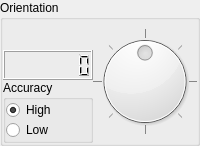
              <widget class="QGroupBox" name="groupBox_2">
               <property name="title">
                <string>Orientation</string>
               </property>
               <layout class="QHBoxLayout" name="horizontalLayout_2" stretch="0">
                <property name="spacing">
                 <number>0</number>
                </property>
                <property name="leftMargin">
                 <number>0</number>
                </property>
                <property name="topMargin">
                 <number>0</number>
                </property>
                <property name="rightMargin">
                 <number>0</number>
                </property>
                <property name="bottomMargin">
                 <number>0</number>
                </property>
                <item>
                 <layout class="QHBoxLayout" name="horizontalLayout">
                  <property name="spacing">
                   <number>0</number>
                  </property>
                  <item>
                   <layout class="QVBoxLayout" name="verticalLayout_8">
                    <property name="spacing">
                     <number>0</number>
                    </property>
                    <property name="bottomMargin">
                     <number>0</number>
                    </property>
                    <item>
                     <layout class="QHBoxLayout" name="horizontalLayout_5">
                      <property name="spacing">
                       <number>0</number>
                      </property>
                      <property name="leftMargin">
                       <number>0</number>
                      </property>
                      <item>
                       <widget class="QPushButton" name="edit_left_rot_button">
                        <property name="sizePolicy">
                         <sizepolicy hsizetype="Preferred" vsizetype="Fixed">
                          <horstretch>0</horstretch>
                          <verstretch>0</verstretch>
                         </sizepolicy>
                        </property>
                        <property name="minimumSize">
                         <size>
                          <width>30</width>
                          <height>30</height>
                         </size>
                        </property>
                        <property name="maximumSize">
                         <size>
                          <width>30</width>
                          <height>30</height>
                         </size>
                        </property>
                        <property name="toolTip">
                         <string>Rotate left</string>
                        </property>
                        <property name="statusTip">
                         <string>Rotate left</string>
                        </property>
                        <property name="text">
                         <string/>
                        </property>
                        <property name="icon">
                         <iconset resource="../resources/resources.qrc">
                          <normaloff>:/left_rot_icon.png</normaloff>:/left_rot_icon.png</iconset>
                        </property>
                        <property name="iconSize">
                         <size>
                          <width>30</width>
                          <height>30</height>
                         </size>
                        </property>
                        <property name="autoDefault">
                         <bool>false</bool>
                        </property>
                        <property name="default">
                         <bool>false</bool>
                        </property>
                        <property name="flat">
                         <bool>true</bool>
                        </property>
                       </widget>
                      </item>
                      <item>
                       <widget class="QPushButton" name="edit_original_angle_button">
                        <property name="sizePolicy">
                         <sizepolicy hsizetype="Preferred" vsizetype="Fixed">
                          <horstretch>30</horstretch>
                          <verstretch>30</verstretch>
                         </sizepolicy>
                        </property>
                        <property name="minimumSize">
                         <size>
                          <width>30</width>
                          <height>30</height>
                         </size>
                        </property>
                        <property name="maximumSize">
                         <size>
                          <width>30</width>
                          <height>30</height>
                         </size>
                        </property>
                        <property name="toolTip">
                         <string>Restore original state</string>
                        </property>
                        <property name="statusTip">
                         <string>Restore original state</string>
                        </property>
                        <property name="text">
                         <string/>
                        </property>
                        <property name="icon">
                         <iconset resource="../resources/resources.qrc">
                          <normaloff>:/original_angle_icon.png</normaloff>:/original_angle_icon.png</iconset>
                        </property>
                        <property name="iconSize">
                         <size>
                          <width>25</width>
                          <height>25</height>
                         </size>
                        </property>
                        <property name="flat">
                         <bool>true</bool>
                        </property>
                       </widget>
                      </item>
                      <item>
                       <widget class="QPushButton" name="edit_right_rot_button">
                        <property name="sizePolicy">
                         <sizepolicy hsizetype="Preferred" vsizetype="Fixed">
                          <horstretch>0</horstretch>
                          <verstretch>0</verstretch>
                         </sizepolicy>
                        </property>
                        <property name="minimumSize">
                         <size>
                          <width>30</width>
                          <height>30</height>
                         </size>
                        </property>
                        <property name="maximumSize">
                         <size>
                          <width>30</width>
                          <height>30</height>
                         </size>
                        </property>
                        <property name="toolTip">
                         <string>Rotate right</string>
                        </property>
                        <property name="statusTip">
                         <string>Rotate right</string>
                        </property>
                        <property name="text">
                         <string/>
                        </property>
                        <property name="icon">
                         <iconset resource="../resources/resources.qrc">
                          <normaloff>:/right_rot_icon.png</normaloff>:/right_rot_icon.png</iconset>
                        </property>
                        <property name="iconSize">
                         <size>
                          <width>30</width>
                          <height>30</height>
                         </size>
                        </property>
                        <property name="flat">
                         <bool>true</bool>
                        </property>
                       </widget>
                      </item>
                     </layout>
                    </item>
                    <item>
                     <widget class="QLCDNumber" name="edit_rotate_angle_lcd">
                      <property name="sizePolicy">
                       <sizepolicy hsizetype="Preferred" vsizetype="Preferred">
                        <horstretch>0</horstretch>
                        <verstretch>0</verstretch>
                       </sizepolicy>
                      </property>
                      <property name="minimumSize">
                       <size>
                        <width>0</width>
                        <height>30</height>
                       </size>
                      </property>
                      <property name="maximumSize">
                       <size>
                        <width>9999999</width>
                        <height>16777215</height>
                       </size>
                      </property>
                      <property name="toolTip">
                       <string>Angle value</string>
                      </property>
                      <property name="frameShape">
                       <enum>QFrame::Box</enum>
                      </property>
                      <property name="frameShadow">
                       <enum>QFrame::Raised</enum>
                      </property>
                      <property name="lineWidth">
                       <number>1</number>
                      </property>
                      <property name="smallDecimalPoint">
                       <bool>false</bool>
                      </property>
                      <property name="digitCount">
                       <number>7</number>
                      </property>
                     </widget>
                    </item>
                    <item>
                     <widget class="QGroupBox" name="groupBox_7">
                      <property name="maximumSize">
                       <size>
                        <width>99999</width>
                        <height>16777215</height>
                       </size>
                      </property>
                      <property name="title">
                       <string>Accuracy</string>
                      </property>
                      <property name="flat">
                       <bool>false</bool>
                      </property>
                      <layout class="QVBoxLayout" name="verticalLayout_11">
                       <property name="spacing">
                        <number>0</number>
                       </property>
                       <property name="leftMargin">
                        <number>0</number>
                       </property>
                       <property name="topMargin">
                        <number>0</number>
                       </property>
                       <property name="rightMargin">
                        <number>0</number>
                       </property>
                       <property name="bottomMargin">
                        <number>0</number>
                       </property>
                       <item>
                        <layout class="QVBoxLayout" name="verticalLayout_10">
                         <property name="spacing">
                          <number>0</number>
                         </property>
                         <property name="bottomMargin">
                          <number>0</number>
                         </property>
                         <item>
                          <widget class="QRadioButton" name="edit_accuracy_high_radioButton">
                           <property name="sizePolicy">
                            <sizepolicy hsizetype="Preferred" vsizetype="Preferred">
                             <horstretch>0</horstretch>
                             <verstretch>0</verstretch>
                            </sizepolicy>
                           </property>
                           <property name="toolTip">
                            <string>Set high-accuracy rotation</string>
                           </property>
                           <property name="statusTip">
                            <string>Set high-accuracy rotation</string>
                           </property>
                           <property name="text">
                            <string>High</string>
                           </property>
                           <property name="checked">
                            <bool>true</bool>
                           </property>
                          </widget>
                         </item>
                         <item>
                          <widget class="QRadioButton" name="edit_accuracy_low_radioButton">
                           <property name="sizePolicy">
                            <sizepolicy hsizetype="Preferred" vsizetype="Preferred">
                             <horstretch>0</horstretch>
                             <verstretch>0</verstretch>
                            </sizepolicy>
                           </property>
                           <property name="toolTip">
                            <string>Set low-accuracy rotation</string>
                           </property>
                           <property name="statusTip">
                            <string>Set low-accuracy rotation</string>
                           </property>
                           <property name="text">
                            <string>Low</string>
                           </property>
                          </widget>
                         </item>
                        </layout>
                       </item>
                      </layout>
                     </widget>
                    </item>
                   </layout>
                  </item>
                  <item>
                   <widget class="QDial" name="edit_rotate_dial">
                    <property name="sizePolicy">
                     <sizepolicy hsizetype="Expanding" vsizetype="Expanding">
                      <horstretch>0</horstretch>
                      <verstretch>0</verstretch>
                     </sizepolicy>
                    </property>
                    <property name="minimumSize">
                     <size>
                      <width>60</width>
                      <height>60</height>
                     </size>
                    </property>
                    <property name="toolTip">
                     <string>Rotate the image</string>
                    </property>
                    <property name="statusTip">
                     <string>Rotate the image</string>
                    </property>
                    <property name="minimum">
                     <number>-1</number>
                    </property>
                    <property name="maximum">
                     <number>359</number>
                    </property>
                    <property name="value">
                     <number>179</number>
                    </property>
                    <property name="orientation">
                     <enum>Qt::Horizontal</enum>
                    </property>
                    <property name="wrapping">
                     <bool>true</bool>
                    </property>
                    <property name="notchTarget">
                     <double>45.000000000000000</double>
                    </property>
                    <property name="notchesVisible">
                     <bool>true</bool>
                    </property>
                   </widget>
                  </item>
                 </layout>
                </item>
               </layout>
              </widget>
